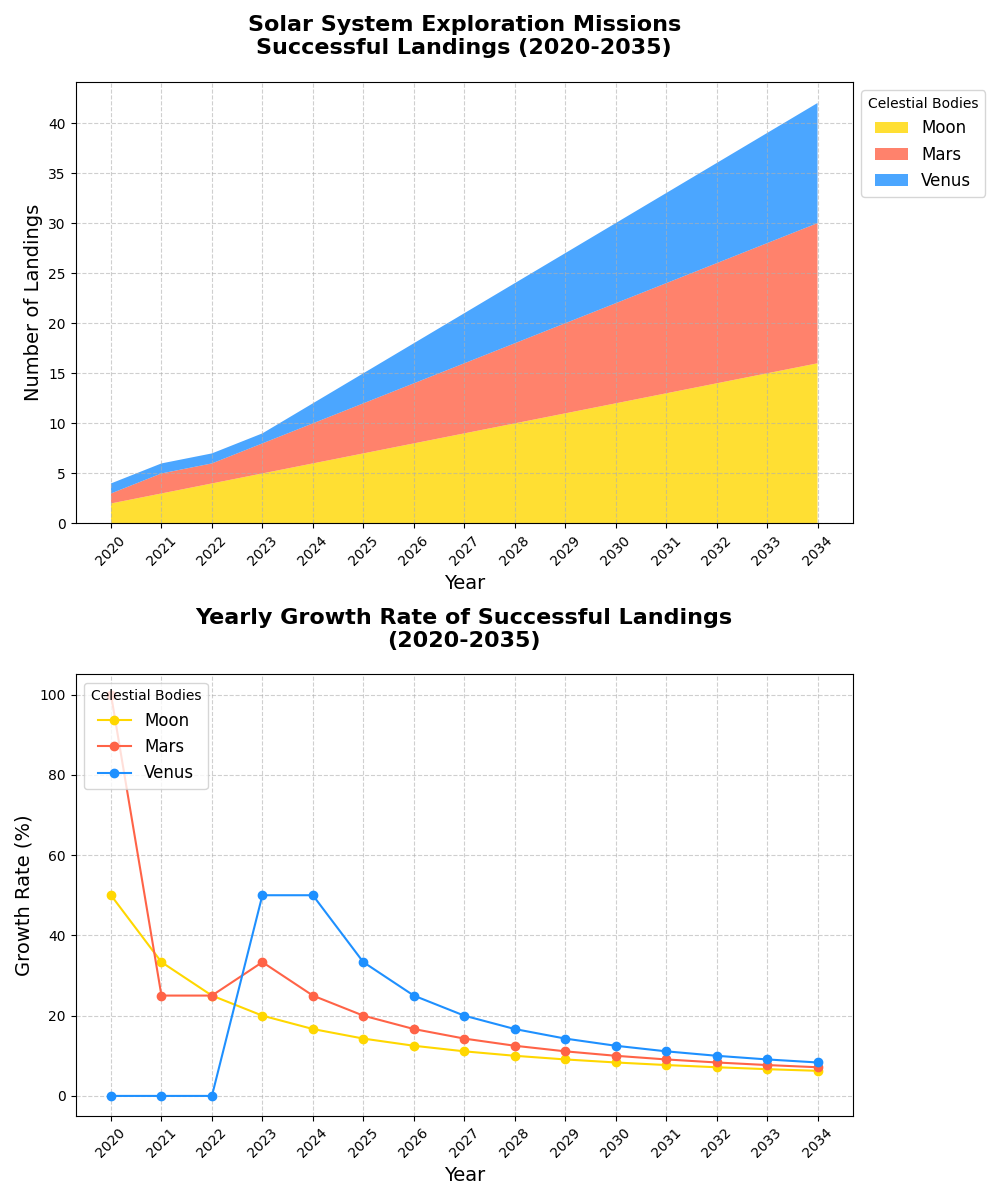

Here is the Python script that generated this plot:
import matplotlib.pyplot as plt
import numpy as np

# Define the years
years = np.arange(2020, 2035)

# Define the number of successful landings
moon_landings = np.array([2, 3, 4, 5, 6, 7, 8, 9, 10, 11, 12, 13, 14, 15, 16])
mars_landings = np.array([1, 2, 2, 3, 4, 5, 6, 7, 8, 9, 10, 11, 12, 13, 14])
venus_landings = np.array([1, 1, 1, 1, 2, 3, 4, 5, 6, 7, 8, 9, 10, 11, 12])

# Create the figure and subplots
fig, (ax1, ax2) = plt.subplots(2, 1, figsize=(10, 12))

# Subplot 1: Stacked Area Chart for Landings
ax1.stackplot(years, moon_landings, mars_landings, venus_landings,
              labels=['Moon', 'Mars', 'Venus'],
              colors=['#FFD700', '#FF6347', '#1E90FF'], alpha=0.8)
ax1.set_title("Solar System Exploration Missions\nSuccessful Landings (2020-2035)", fontsize=16, fontweight='bold', pad=20)
ax1.set_xlabel("Year", fontsize=14)
ax1.set_ylabel("Number of Landings", fontsize=14)
ax1.set_xticks(years[::1])
ax1.tick_params(axis='x', rotation=45)
ax1.legend(loc='upper left', title="Celestial Bodies", fontsize=12, bbox_to_anchor=(1, 1))
ax1.grid(True, linestyle='--', alpha=0.6)

# Subplot 2: Line Plot for Yearly Growth Rate
moon_growth_rate = np.gradient(moon_landings) / moon_landings * 100
mars_growth_rate = np.gradient(mars_landings) / mars_landings * 100
venus_growth_rate = np.gradient(venus_landings) / venus_landings * 100

ax2.plot(years, moon_growth_rate, label='Moon', color='#FFD700', marker='o')
ax2.plot(years, mars_growth_rate, label='Mars', color='#FF6347', marker='o')
ax2.plot(years, venus_growth_rate, label='Venus', color='#1E90FF', marker='o')
ax2.set_title("Yearly Growth Rate of Successful Landings\n(2020-2035)", fontsize=16, fontweight='bold', pad=20)
ax2.set_xlabel("Year", fontsize=14)
ax2.set_ylabel("Growth Rate (%)", fontsize=14)
ax2.set_xticks(years[::1])
ax2.tick_params(axis='x', rotation=45)
ax2.legend(loc='upper left', title="Celestial Bodies", fontsize=12)
ax2.grid(True, linestyle='--', alpha=0.6)

plt.tight_layout()
plt.show()
